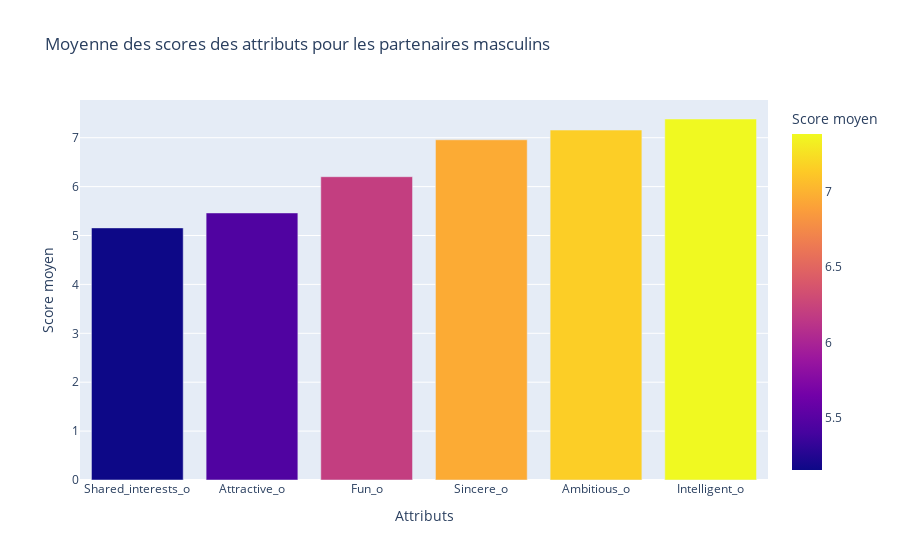

The notebook cell this image was saved under:
### Code cell
# Filtrage pour obtenir uniquement les lignes où le partenaire est un homme
df_male = df_clean_unique_iid[df_clean_unique_iid['gender'] == 'Male'] 

# Calculer la moyenne pour chaque attribut
avg_attributes = df_male[attributs].mean()

# Trier par ordre croissant pour mettre les attributs les moins désirables en premier
avg_attributes = avg_attributes.sort_values()

# Préparation des données pour le graphique
data = pd.DataFrame({'Attributs': avg_attributes.index, 'Score moyen': avg_attributes.values})

# Création du graphique interactif
fig = px.bar(data, x='Attributs', y='Score moyen', color='Score moyen', labels={'Attributs': 'Attributs', 'Score moyen': 'Score moyen'}, title="Moyenne des scores des attributs pour les partenaires masculins")
fig.show()

### Figure 1 — Plotly figure (JSON) as saved in the notebook; plotly's stock layout.template omitted (floating-point values rounded to 4 significant figures)
{"data": [{"alignmentgroup": "True", "hovertemplate": "Attributs=%{x}<br>Score moyen=%{marker.color}<extra></extra>", "legendgroup": "", "marker": {"color": [5.155, 5.461, 6.202, 6.957, 7.156, 7.382], "coloraxis": "coloraxis", "pattern": {"shape": ""}}, "name": "", "offsetgroup": "", "orientation": "v", "showlegend": false, "textposition": "auto", "type": "bar", "x": ["Shared_interests_o", "Attractive_o", "Fun_o", "Sincere_o", "Ambitious_o", "Intelligent_o"], "xaxis": "x", "y": [5.155, 5.461, 6.202, 6.957, 7.156, 7.382], "yaxis": "y"}], "layout": {"barmode": "relative", "coloraxis": {"colorbar": {"title": {"text": "Score moyen"}}, "colorscale": [[0, "#0d0887"], [0.1111, "#46039f"], [0.2222, "#7201a8"], [0.3333, "#9c179e"], [0.4444, "#bd3786"], [0.5556, "#d8576b"], [0.6667, "#ed7953"], [0.7778, "#fb9f3a"], [0.8889, "#fdca26"], [1, "#f0f921"]]}, "legend": {"tracegroupgap": 0}, "title": {"text": "Moyenne des scores des attributs pour les partenaires masculins"}, "xaxis": {"anchor": "y", "domain": [0, 1], "title": {"text": "Attributs"}}, "yaxis": {"anchor": "x", "domain": [0, 1], "title": {"text": "Score moyen"}}}}
